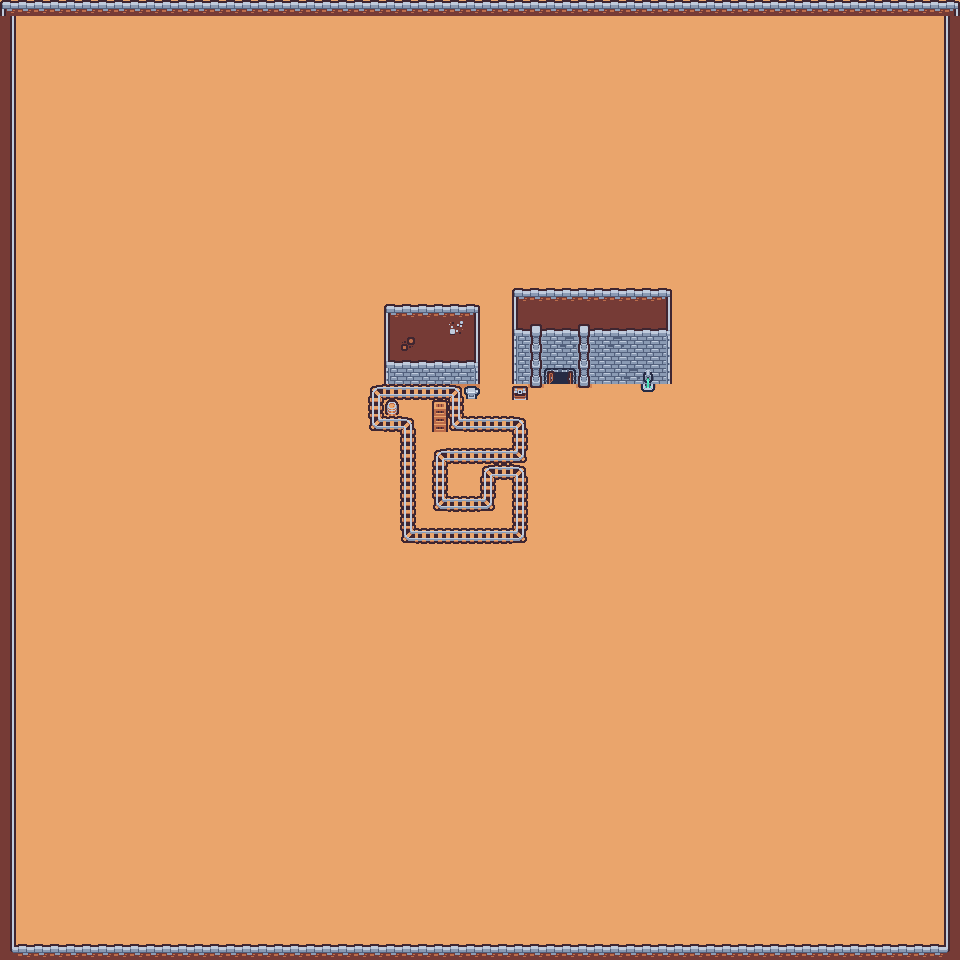

The image is a tile-based game level rendered from a .tmx file. Its description and source (layers, tilesets, objects; grid data summarised) follow:
An orthogonal 60x60 tile map with 16x16 px tiles, 3 tile layers (BG, Props, Props 2) and 11 objects (Barrel, Crates, Anvil, Chest, Fountain, ...).

<map version="1.9" tiledversion="1.9.2" orientation="orthogonal" renderorder="right-down" width="60" height="60" tilewidth="16" tileheight="16" infinite="0" nextlayerid="5" nextobjectid="24">
 <tileset firstgid="1" source="Kenney Tiny Dungeon.tsx" />
 <layer id="1" name="BG" width="60" height="60">
  <data>[3600 cells, 3600 non-empty, 16 distinct tile ids]</data>
 </layer>
 <layer id="2" name="Props" width="60" height="60">
  <data>[3600 cells, 116 non-empty, 30 distinct tile ids]</data>
 </layer>
 <layer id="3" name="Props 2" width="60" height="60">
  <data>[3600 cells, 246 non-empty, 11 distinct tile ids]</data>
 </layer>
 <objectgroup id="4" name="Collisions">
  <object id="10" name="Barrel" x="384" y="400" width="16" height="16" />
  <object id="11" name="Crates" x="432" y="400" width="16" height="32" />
  <object id="12" name="Anvil" x="464" y="375.924" width="16" height="24.0756" />
  <object id="13" name="Chest" x="512" y="375.924" width="16" height="24.0756" />
  <object id="14" name="Fountain" x="640" y="375.829" width="16" height="16.1473" />
  <object id="15" name="Building 1" x="384" y="304" width="96" height="72.1315" />
  <object id="16" name="Building 2" x="512" y="288" width="160" height="88.1226" />
  <object id="17" name="Top Wall" x="0" y="0" width="960" height="16" />
  <object id="18" name="Bottom Wall" x="0" y="944" width="960" height="16" />
  <object id="19" name="Left Wall" x="0" y="16" width="16" height="928" />
  <object id="20" name="Right Wall" x="944" y="16" width="16" height="928" />
 </objectgroup>
</map>
